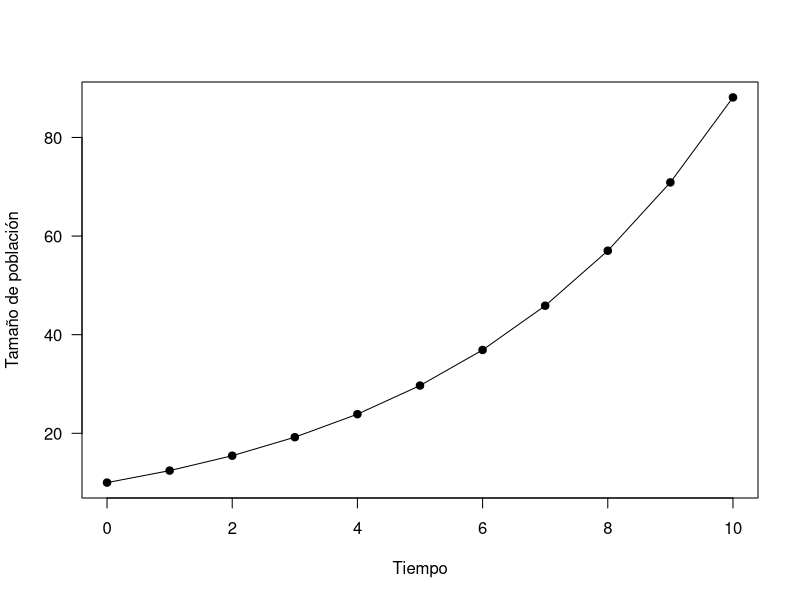
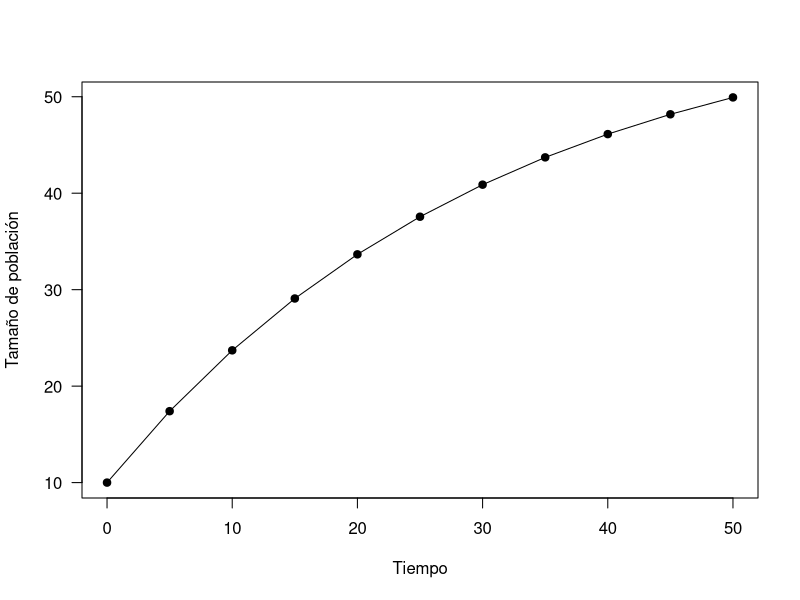
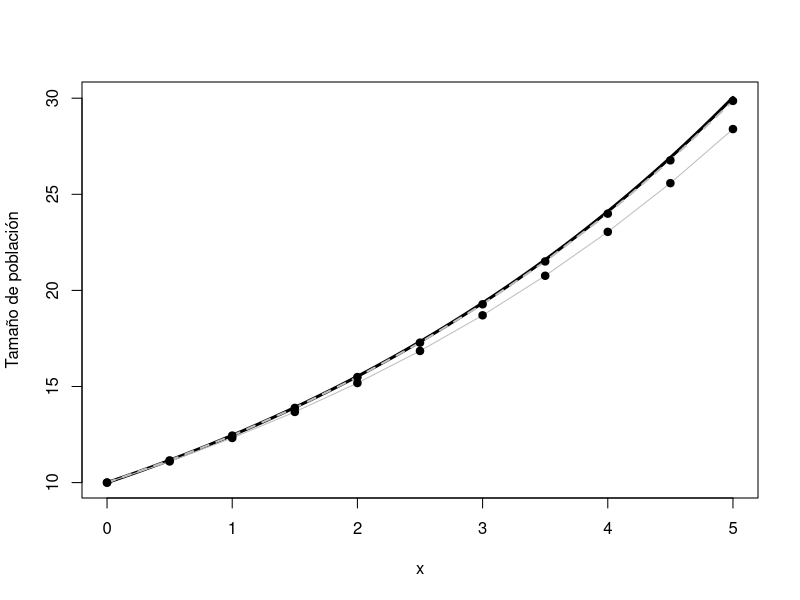
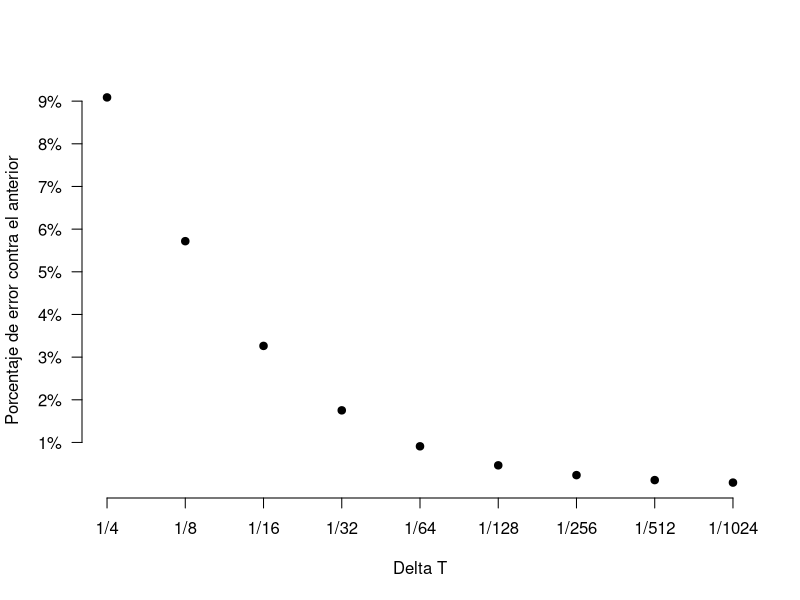

Recreate these plots in R, in order.
## ---- chunk 1


euler <- function(
          fooName,
          valInic,
          tiempoParar,
          NoIter,
          guardarCada,
                  ...) {
  arg <- list(...)
  fn <- get(fooName)

  #Encuentra los argumentos provistos
  argName <- match.arg(names(arg), #arg provistos
  formalArgs(fn), #arg existentes
  several.ok = TRUE)
  #Nombra la lista con los nombres de los argumentos provistos
  names(arg) <- argName
  
  deltaT <- tiempoParar/NoIter
  
  val <- numeric()
  val[1] <- valInic
  
  valTmp <- numeric()
  valTmp <- val[1]
  
  #Completa la lista de argumentos con N[t-1]
  arg[[(length(arg) + 1)]] <- valInic
  totalArg <- length(arg)
  #Escribe todos los nomres de los argumentos, para do.call
  names(arg) <-
  formalArgs(fn)#Encuetra los nombres de los argumentos
  
  tiempo <- numeric()
  
  counter <- 0
  tNow <- 0
  tiempo[1] <- 0

while (tNow < tiempoParar) {
  valTmp <- valTmp + do.call(fn, args = arg) * deltaT
  tNow <- tNow + deltaT
  arg[[totalArg]] <- valTmp
  counter <- counter + 1

  if (counter == guardarCada) {
    val <- append(x = val, values = valTmp)
    tiempo <- append(x = tiempo, values = tNow)
    counter <- 0
  }
}

return(list(
  poblacion = val,
  tiempo = tiempo,
  tNow = tNow,
  arg = arg,
  Dt = deltaT
))

}
## ---- chunk 2

diffG1 <- function(rm,N)N*rm
N0 <- 10

Resultados1 <- euler(fooName = "diffG1",valInic = N0,tiempoParar = 10,NoIter = 100,guardarCada = 10,rm=.22)

diffG2 <- function(rm,Kmax,N)rm*(1-N/Kmax)

N0 <- 10

Resultados2 <- euler(fooName = "diffG2",valInic = N0,tiempoParar = 50,NoIter = 500,guardarCada = 50,rm=1.92,Kmax=60)

plot(Resultados1$tiempo,Resultados1$poblacion,
         type = "p", xlab = "Tiempo", ylab = "Tamaño de población",
         las = 1, pch = 21, bg = 1)
    lines(Resultados1$tiempo,Resultados1$poblacion)
    
    plot(Resultados2$tiempo,Resultados2$poblacion,
         type = "p", xlab = "Tiempo", ylab = "Tamaño de población",
         las = 1, pch = 21, bg = 1)
    lines(Resultados2$tiempo,Resultados2$poblacion)
## ---- chunk 3
diffG1 <- function(rm,N)N*rm
do <- function(){
  
  N0 <- 10
  rm <- 0.22

  
  curve(N0*exp(rm*x), from = 0,to = 5,
        lwd=3, ylab="Tamaño de población" )
  
  D1a2 <- euler(fooName = "diffG1",
                       valInic = N0,
                       tiempoParar = 5,
                       NoIter = 10,
                       guardarCada = 1,rm=.22)
  
    D1a100 <- euler(fooName = "diffG1",
                       valInic = N0,
                       tiempoParar = 5,
                       NoIter = 100,
                       guardarCada = 10,rm=.22)
    
    lines(D1a2$tiempo,D1a2$poblacion, lwd = 1, col="gray")
    points(D1a2$tiempo,D1a2$poblacion,pch=21,bg=1)
    
    lines(D1a100$tiempo,D1a100$poblacion, lwd = 2, lty = 2,
          col = "gray")
    points(D1a100$tiempo,D1a100$poblacion,pch=21,bg=1)
}

do()
## ---- chunk 4

Nvect <- numeric()
lastTime <- numeric()
sizes <- character()
N0 <- 10
rm <- 0.22

for( i in 1:10){
  step <- (2^i)
  
  res <- euler(fooName = "diffG1",
                       valInic = N0,
                       tiempoParar = 5,
                       NoIter = step,
                       guardarCada = 1,rm=.22)
  
  Nvect <- append(Nvect,res$poblacion[length(res$poblacion)])
  
   lastTime <- append(lastTime, res$tiempo[length(res$tiempo)])
   
   sizes <- append(sizes,paste0("1/", step))
  
  
  
}

rm(N0,rm,res)

stopifnot(all(lastTime==5))


do <- function(){

plot((diff(Nvect)/Nvect[-1])*100,axes=F, 
     xlab="Delta T",
     ylab = "Porcentaje de error contra el anterior",
     pch = 21,bg = 1)

axis(side=1, at = 1:length(diff(Nvect)),labels=sizes[-1])

axis(side = 2, at = 1:length(diff(Nvect)),
     labels=paste0(1:length(diff(Nvect)),"%"),las=1)

}

do()
